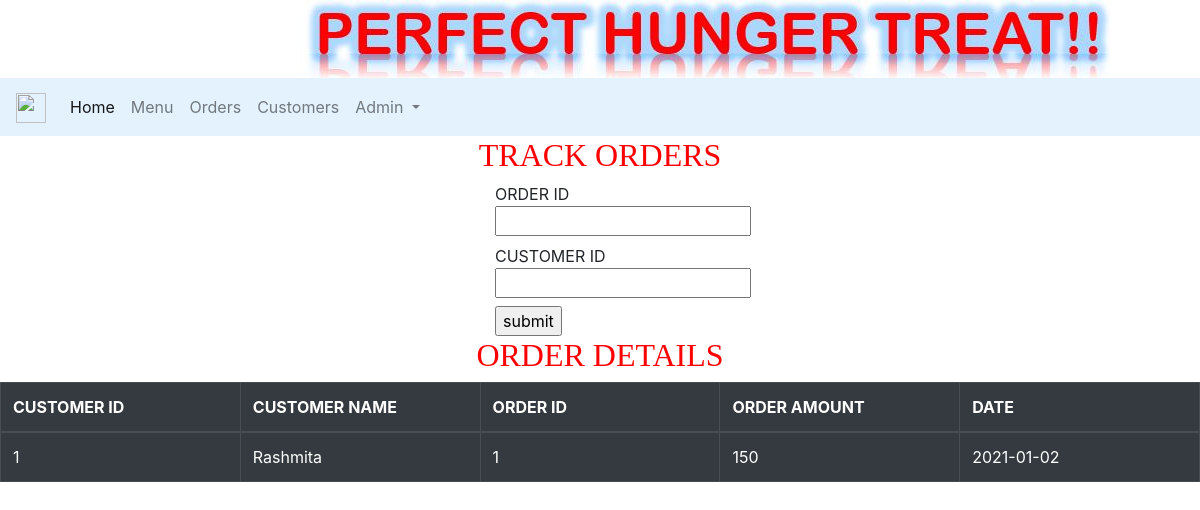
The page /project/admin_orders.php (signed in) on the database its author committed.
### tables this page shows
CREATE TABLE `customer` (
  `id` int(11) NOT NULL,
  `username` varchar(20) NOT NULL,
  `password` varchar(50) NOT NULL,
  `email` varchar(50) NOT NULL,
  `address` varchar(150) NOT NULL,
  `phno` bigint(10) NOT NULL
);

CREATE TABLE `orderplaced` (
  `id` int(11) NOT NULL,
  `purchase_amount` int(11) NOT NULL,
  `user_id` int(11) NOT NULL,
  `order_date` date NOT NULL,
  `status` int(11) NOT NULL
);

### project/admin_orders.php (the view, shortened to what this page needs)
<?php
include('database.php');
$sql = "select u.id as userid ,u.username,o.id as orderid,o.purchase_amount,o.order_date FROM
        customer u, orderplaced o
        where u.id=o.user_id ";
$result = $con->query($sql);
?>
<!doctype html>
<html lang="en">
  <head>
    <link rel="stylesheet" href="https://cdn.jsdelivr.net/npm/bootstrap@4.5.3/dist/css/bootstrap.min.css">
  </head>
  <body>
  <div class="img-container">
<img src=Capture.PNG alt="Paris">
</div>
    <nav class="navbar navbar-expand-lg navbar-light" style="background-color: #e3f2fd;">
        <a class="navbar-brand" href="#">
            <img src="https://cms-assets.tutsplus.com/uploads/users/2273/posts/32688/image/Restaurant%20Logo.jpg" width="30" height="30" alt="" loading="lazy">
          </a>
        <div class="collapse navbar-collapse" id="navbarSupportedContent">
          <ul class="navbar-nav mr-auto">
            <li class="nav-item active">
              <a class="nav-link" href="admin_home.php">Home<span class="sr-only">(current)</span></a>
            </li>
            <li class="nav-item">
              <a class="nav-link" href="admin_menu.php">Menu</a>
            </li>
            <li class="nav-item">
              <a class="nav-link" href="#">Orders</a>
            </li>
            <li class="nav-item">
              <a class="nav-link" href="admin_customer.php">Customers</a>
            </li>
            <li class="nav-item dropdown">
              <a class="nav-link dropdown-toggle" href="#" id="navbarDropdown" role="button" data-toggle="dropdown" aria-haspopup="true" aria-expanded="false">
                Admin
              </a>
            </li>
          </ul>
        </div>
      </nav>
      <h1>TRACK ORDERS</h1>
	<form  method="POST" action="trackorder.php" onsubmit>
		<div class="form-group">
		<label>
			ORDER ID <input type="text" id="oid" name="oid" onsubmit="myFunction(this.value);" required>
		</label>
		<label>
			CUSTOMER ID <input type="text" id="uid" name="uid" required>
		</label>
		<input type="submit" id="desc" name="orderbtn" value="submit">
	</div>
	</form>
	<section>
		<h1>ORDER DETAILS</h1>
		<table class="table table-bordered table-dark" id="tableMain" style="table-layout: fixed; width: 100%">
  <thead>
    <tr>
				<th>CUSTOMER ID</th>
				<th>CUSTOMER NAME</th>
				<th>ORDER ID</th>
        <th>ORDER AMOUNT</th>
        <th>DATE</th>
    </tr>
  </thead>
  <tbody>
			<?php
				while($rows=$result->fetch_assoc())
				{
			?>
			<tr>
				<form method="post" action="">
				<td><div style="word-wrap: break-word;"><?php echo $rows['userid'];?></div></td>
				<td><div style="word-wrap: break-word;"><?php echo $rows['username'];?></div></td>
				<td><div style="word-wrap: break-word;"><?php echo $rows['orderid'];?></div></td>
        <td><div style="word-wrap: break-word;"><?php echo $rows['purchase_amount'];?></div></td>
				<td><div style="word-wrap: break-word;"><?php echo $rows['order_date'];?></div></td>
        </form>
			</tr>
			<?php
                }
?>
</table>
	</section>
  </body>
</html>

### project/admin_orders.php (style rules this page uses)
.img-container { display: block; margin-left: auto; margin-right: auto; width: 50%; }
h1 { text-align: center; color: Red; font-size: xx-large; font-family: 'Gill Sans', 'Gill Sans MT', ' Calibri', 'Trebuchet MS', 'sans-serif'; }
.form-group { margin:0 auto; width:210px; }

### rows shown on the page
customer: id "1", username "Rashmita", orderplaced.id "1", orderplaced.purchase_amount "150", orderplaced.order_date "2021-01-02"
